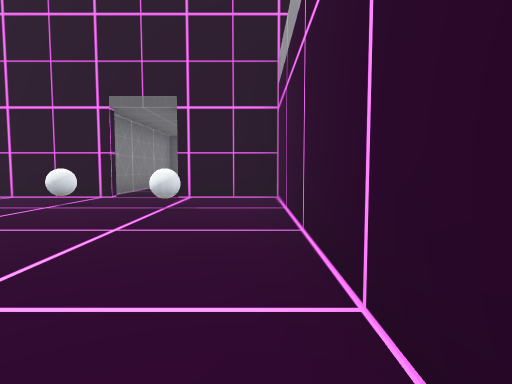
[1] (above)

21 first-person views from a walk through a Godot game level. The camera is 1.3 m above the floor, tilts 4° down and sees 75° across. Doors that lead somewhere are drawn open, without their leaves. The floor is counted in squares, 2 m on a side. Each view is taken from the middle of a square. On the plan, view 1 faces up. The plan holds only what a view shows up to about 10 squares ahead; the rest is blank. The place goes on beyond the plan. Characters and animated objects are not drawn. Some surface patterns are stand-ins.

[2]
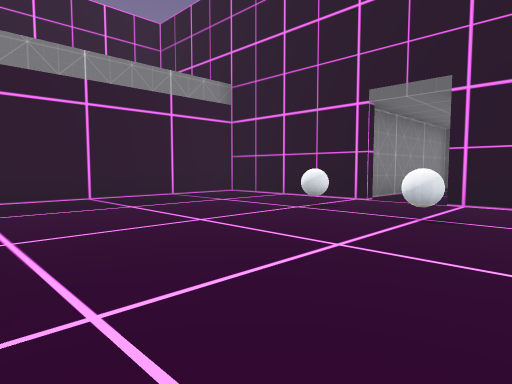

[3]
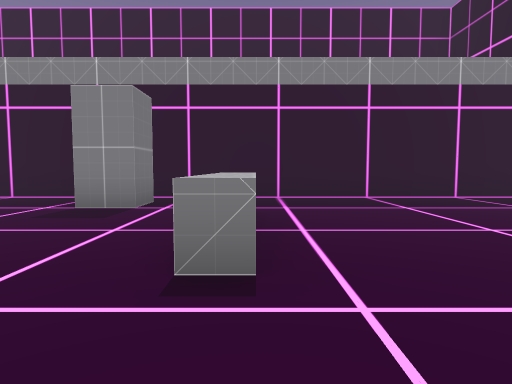

[4]
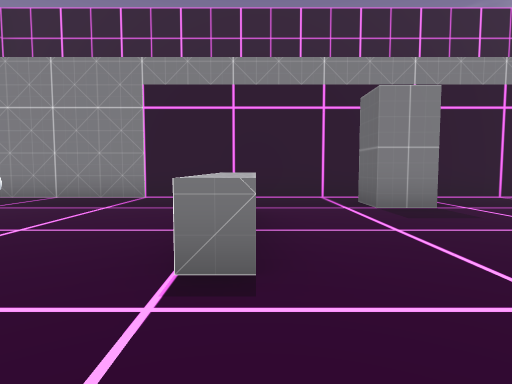

[5]
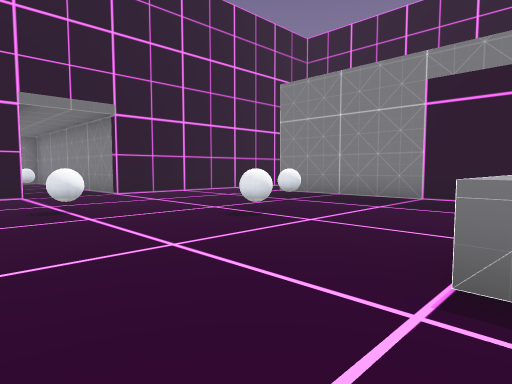

[6]
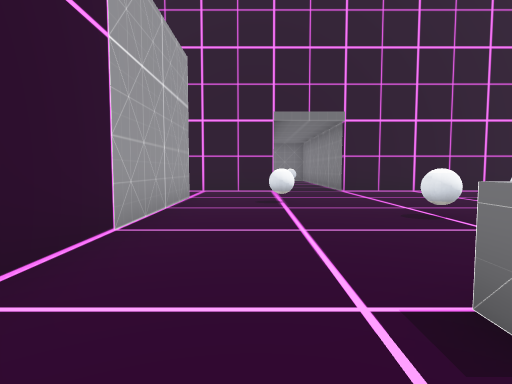

[7]
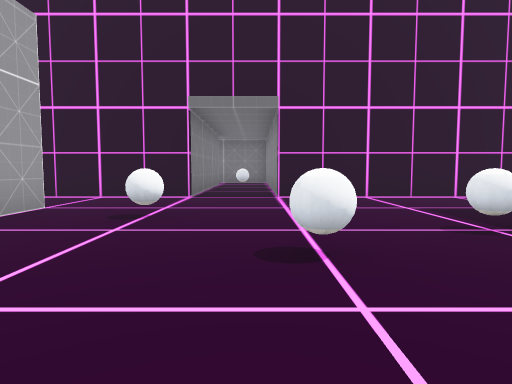

[8]
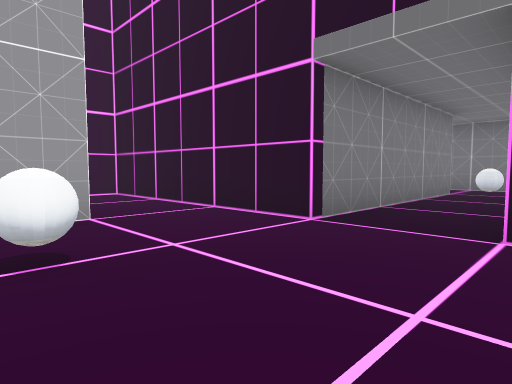

[9]
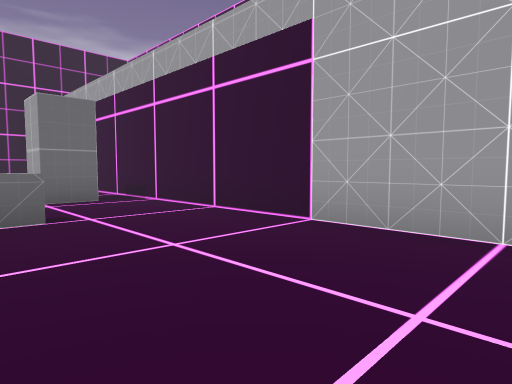

[10]
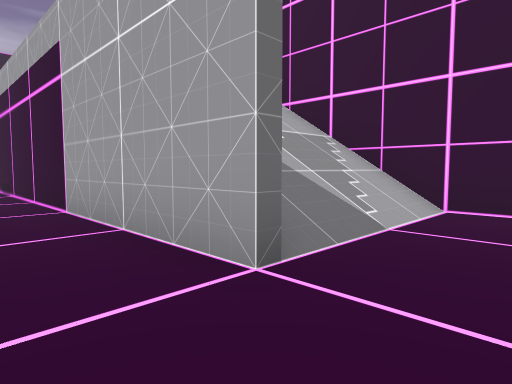

[11]
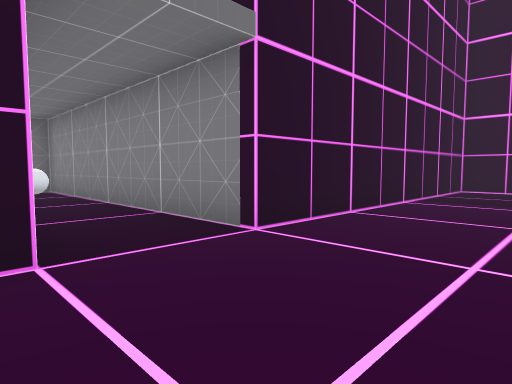

[12]
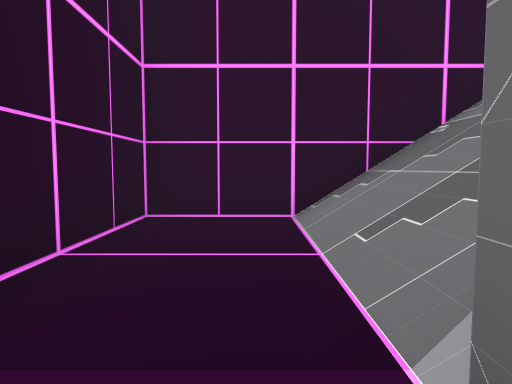

[13]
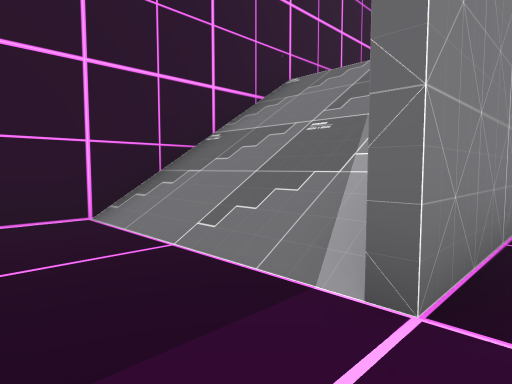

[14]
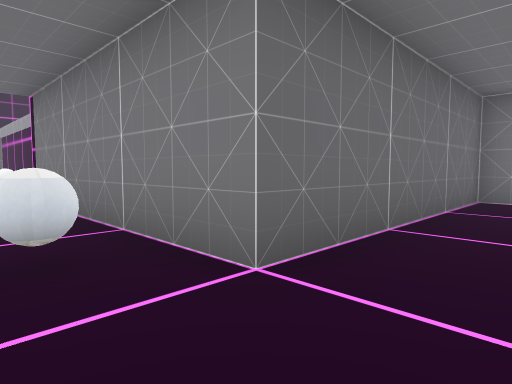

[15]
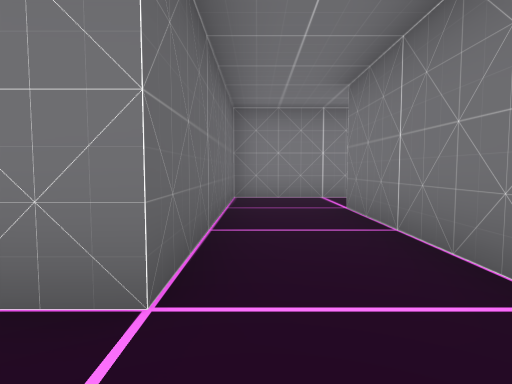

[16]
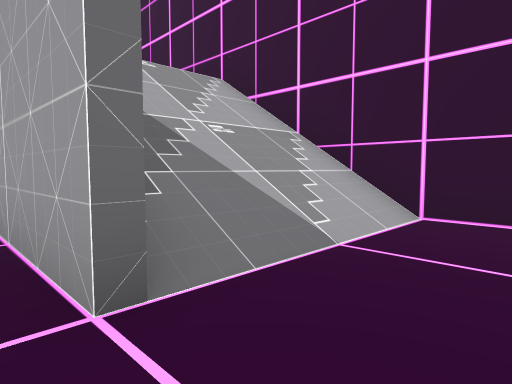

[17]
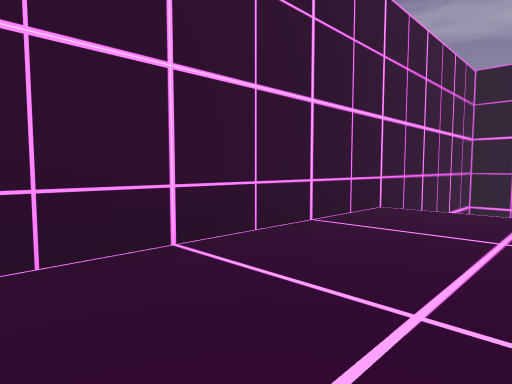

[18]
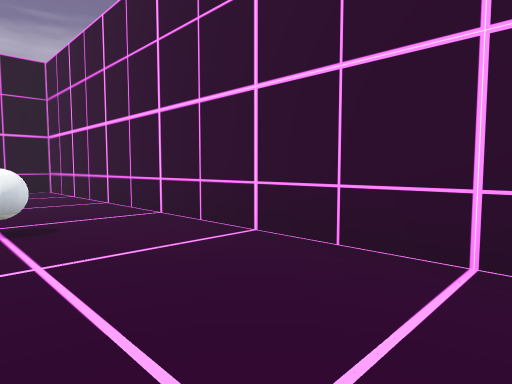

[19]
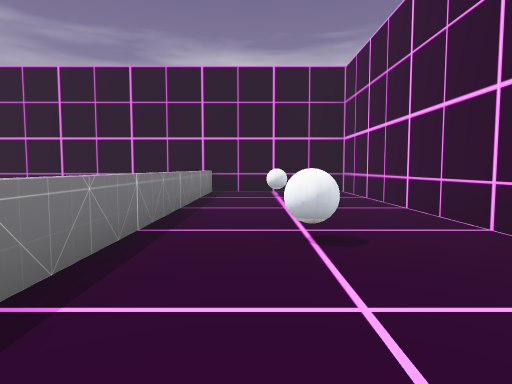

[20]
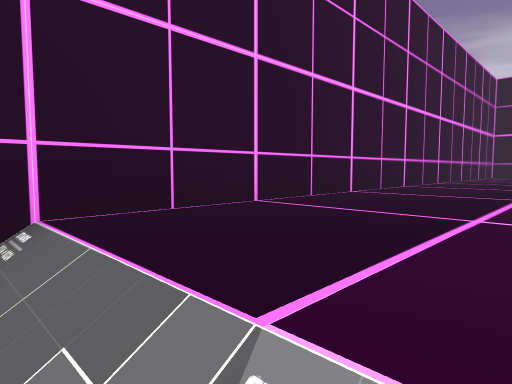

[21]
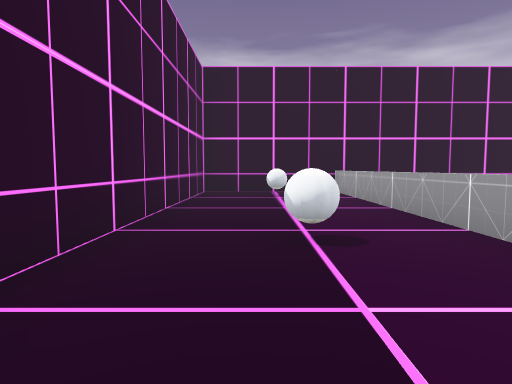

### Floor plan
Key: @ floor where view 1 was taken; # wall or solid block; x gap in a wall; . main floor; : floor 5 m higher than the main floor; / step, stairs or slope; D open door; = window, fence, low wall or low ledge; ^ raised ledge.
Columns run from 12 left of view 1 to 5 right of it. Each row starts with its distance up from view 1.
 12         #
 11         #
 10         #.
  9         #..
  8 #########DD#######
  7 #:::=....DD..^:::#
  6 #::x#....##..^x::#
  5 #:::=........^:::#
  4 #:::=........^:::#
  3 #:::=........^:::#
  2 #:::=........^:::#
  1 #::x#..^^^^..^x::#
  0 #:::=.......@^:::#
 -1 #:::=........^:::#
 -2 #:::=.#....#.^:::#
 -3 #:::=........^:::#
 -4 #:::=..^^^^..^:::#
 -5 #:::=........^:::#
 -6 #:::=........^:::#
 -7 #///#........#///#
 -8 #///#........#///#
 -9 #///#........#///#
-10 #///#........#///#
-11 #................#
-12 #........DD......#
-13 #########DD#######
-14         #..#
-15         #..#
-16         #..#
-17         ##.#
-18         ##.#######
-19         #........#
-20         #........#
-21         ########.#

Where each view was taken, in squares from view 1:
view 1: 0 up, 0 right, facing up
view 2: 1 up, 0 right, facing up-left
view 3: 1 up, 0 right, facing left
view 4: 4 down, 0 right, facing left
view 5: 4 down, 0 right, facing down-left
view 6: 3 down, 1 left, facing down
view 7: 5 down, 3 left, facing down
view 8: 9 down, 4 left, facing down-right
view 9: 9 down, 3 left, facing up-right
view 10: 12 down, 1 left, facing up-right
view 11: 10 down, 1 left, facing down-left
view 12: 11 down, 7 left, facing left
view 13: 12 down, 7 left, facing up-left
view 14: 20 down, 3 left, facing up-right
view 15: 19 down, 3 left, facing right
view 16: 12 down, 0 right, facing up-right
view 17: 1 down, 2 right, facing down-right
view 18: 3 down, 2 right, facing up-right
view 19: 2 down, 2 right, facing up
view 20: 7 down, 9 left, facing up-left
view 21: 2 down, 10 left, facing up
